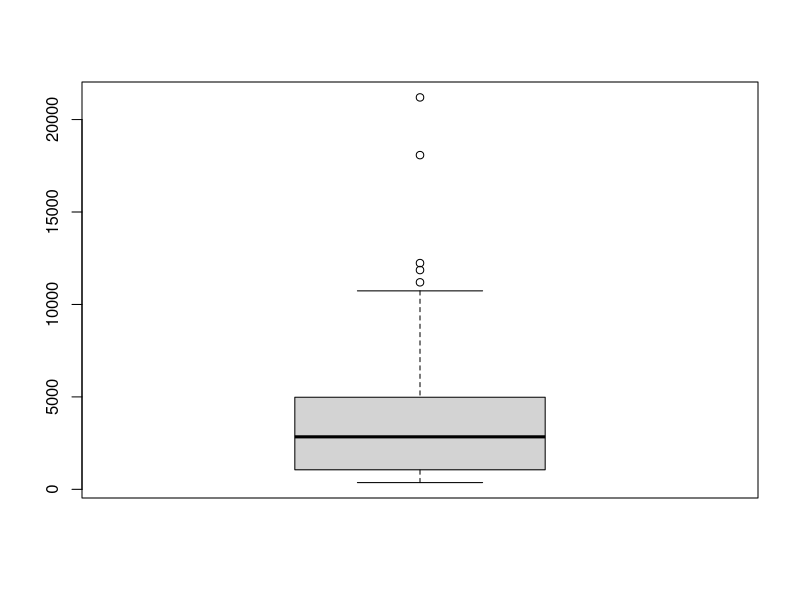
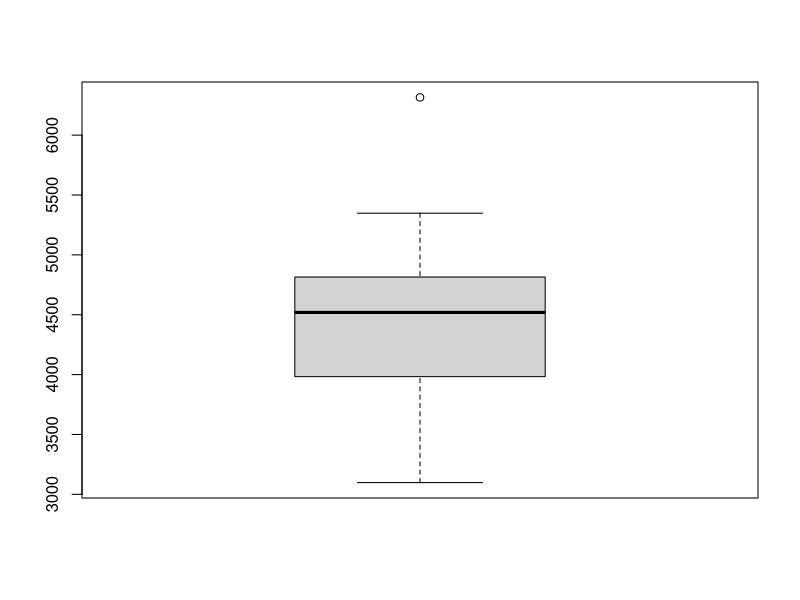
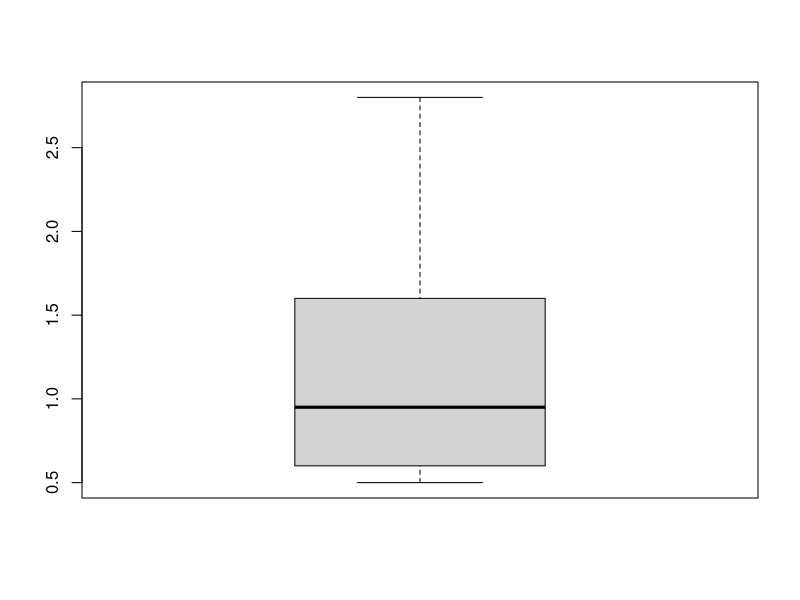
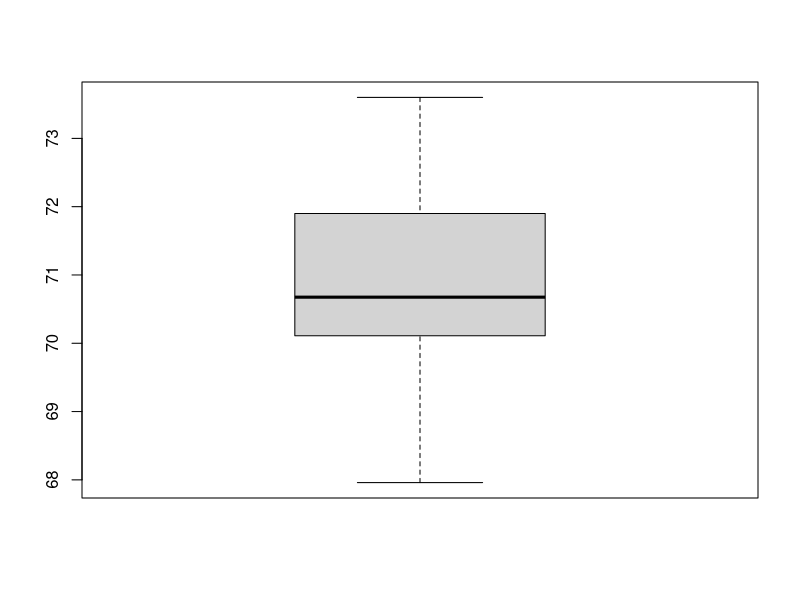
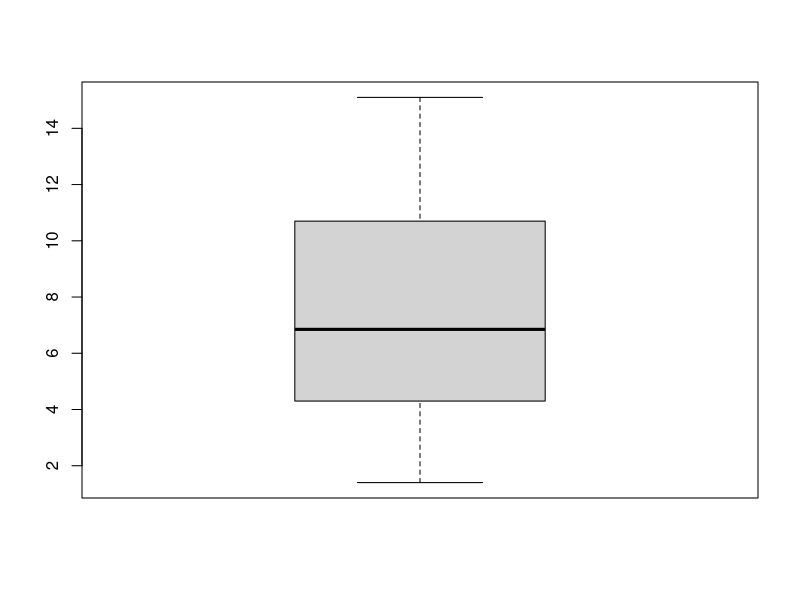
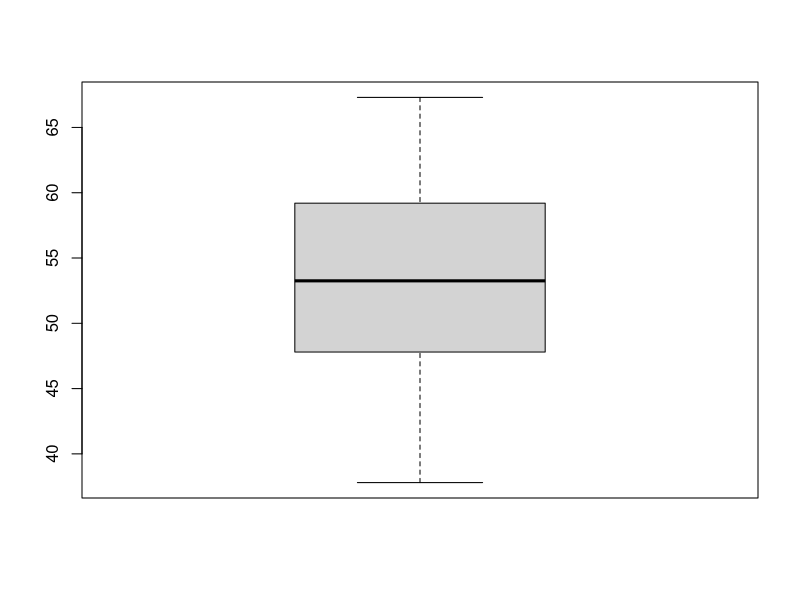
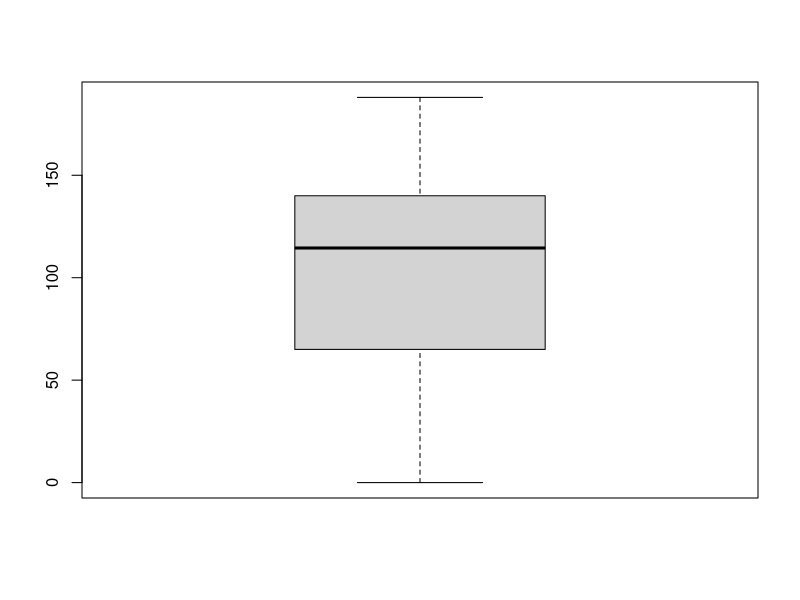
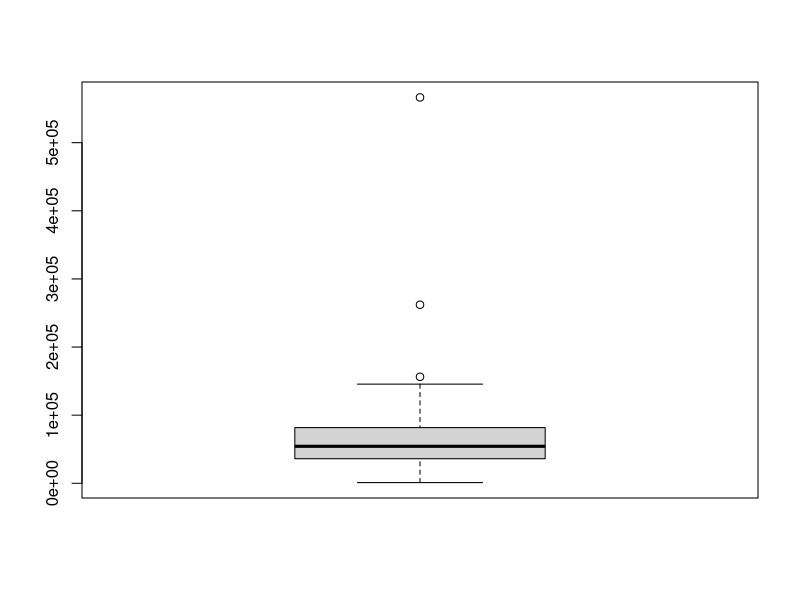

Write the R code that produced these figures, in order.
#김은민
#2019-12-04
#
#문제1) 다음과 같이 결측값이 포함된 데이터셋 ds를 생성한 후, 다음 문제를 해결하기 위한 R 코드를 작성하시오.

ds <- state.x77
ds[2,3] <- NA; ds[3,1] <- NA; ds[2,4] <- NA; ds[4,3] <- NA
head(ds)

#(1) 각 열별로 결측값이 몇 개인지 출력하시오.
na_count <- apply(ds,2,function(y) sum(is.na(y)))
na_count

#(2) 결측값이 포함된 행들의 데이터를 출력하시오.
ds[!complete.cases(ds),]


#(3) 결측값이 포함된 행은 몇 개인지 출력하시오.
rowSums(is.na(ds))
rowSums(is.na(ds))>0
sum(rowSums(is.na(ds))>0)


#(4) 결측값이 포함된 행들을 제외하고 새로운 데이터셋 ds.new를 만들어보시오.
ds.new <- ds[complete.cases(ds),]
ds.new








#문제2) 다음과 같이 state.x77 데이터셋을 st에 저장한 후 다음 문제를 해결하기위한 R 코드를 작성하시오.

st <- data.frame(state.x77)

#(1) st의 각 변수(열)들에 대해 특이값이 존재하는지 상자그림을 그려 확인하시오.

boxplot(st$Population)  #존재
boxplot(st$Income)      #존재
boxplot(st$Illiteracy)
boxplot(st$Life.Exp)
boxplot(st$Murder)
boxplot(st$HS.Grad)
boxplot(st$Frost)
boxplot(st$Area)        #존재



#(2) 특이값이 존재하는 경우 이상치를 NA로 대체하여 저장하시오.

for(i in c(1,2,8)) {
  out.val <- boxplot.stats(st[,i])$out
  st[,i][st[,i] %in% out.val ] <- NA
}

head(st)


#(3) st에서 NA가 존재하는 행들을 제거하여 st2에 저장하시오.
st2 <- st[complete.cases(st),]
 








#문제3) 
#R에서 제공하는 airquality 데이터셋에 대해 다음의 문제를 해결하기 위한 R 코드를 작성하시오.

#(1) airquality를 AQ에 저장하시오.
AQ <- airquality
AQ
head(AQ)

#(2) AQ에서 열별로 NA의 개수를 출력하시오.
col_na <- function(y){
  return(sum(is.na(y)))
}
na_count <- apply(AQ,2,col_na)
na_count


#(3) AQ에서 행별로 NA의 개수를 출력하시오.
na_count2 <- apply(AQ,1,col_na)
na_count2

#(4) AQ에서 NA를 포함하지 않은 행들만 출력하시오.
AQ[complete.cases(AQ),]



#(5) AQ에서 NA를 NA가 속한 열의 평균값으로 치환하여 AQ2로 저장하고, AQ2의 내용을 출력하시오.      ###### 다시풀기


for(i in 1:6){
  for(j in 1:153){
    if(is.na(AQ[j,i])==TRUE) {AQ[j,i] <- apply(AQ[complete.cases(AQ),],2,mean)[i]
  }
  } 
}
AQ




#문제4) R에서 제공하는 state.x77 데이터셋에 대하여 다음 문제를 해결하기 위한 R 코드를 작성하시오.
install.packages("dplyr")           
library(dplyr)
set <- data.frame(state.x77)

#(1) state.x77 데이터셋을 Population(인구수)를 기준으로 오름차순 정렬하시오.

set[order(set$Population),]

set1 <- set %>% arrange(Population)
set1


#(2) state.x77 데이터셋을 Income(소득)을 기준으로 내림차순 정렬하시오.

set[order(set$Income,decreasing=T),]



#(3) Illiteracy(문맹률)가 낮은 상위 10개 주의 이름과 문맹률을 출력하시오.	                 ####다시풀기
set %>% arrange(Illiteracy) %>% 
  select(Illiteracy) %>% 
  head(10)


head(set[order(set$Illiteracy),],10)
as.matrix(head(set[order(set$Illiteracy),],10))[,3]








#문제5) R에서 제공하는 mtcars 데이터셋에 대하여 다음 문제를 해결하기 위한 R코드를 작성하시오.
#(1) mtcars 데이터셋을 gear(기어)의 개수에 따라 그룹을 나누어 mt.gear에 저장하시오.(단, split() 함수를 사용)
mt.gear <- split(mtcars,mtcars$gear)
mt.gear


#(2) mt.gear에서 gear(기어)의 개수가 4인 그룹의 데이터를 출력하시오.
mt.gear$`4`


#(3) mt.gear에서 gear(기어)의 개수가 3인 그룹과 5인 그룹의 데이터를 합쳐서 mt.gear.35에 저장하고 내용을 출력하시오.    ###이름 안나와도 되나?
mt.gear.35 <-bind_rows(mt.gear$'3',mt.gear$`5`)
mt.gear.35



#(4) mtcars 데이터셋에서 wt(중량)가 1.5~3.0 사이인 행들을 추출하여 출력하시오.
mtcars %>% filter(wt>=1.5&wt<=3)







#문제6) 다음의 문제를 해결하기 위한 R코드를 작성하시오.
#다음과 같이 데이터프레임 authors와 books를 생성하고 authors와 books의 내용을 출력하시오.	

authors <- data.frame( surname = c( "Twein", "Venables", "Tierney", "Ripley", "McNeil" ),
                       nationality = c( "US", "Australia", "US", "UK", "Australia" ),
                       retired = c( "yes", rep( "no", 4 ) ) )
authors
books <- data.frame( name = c( "Johns", "Venables", "Tierney", "Ripley", "Ripley", "McNeil" ),
                     title = c( "Exploratory Data Analysis", 
                                "Modern Applied Statistics ...",
                                "LISP-STAT",
                                "Spatial Statistics", "Stochastic Simulation",
                                "Interactive Data Analysis" ),
                     other.author = c( NA, "Ripley", NA, NA, NA, NA ) )
books

#(1) surname과 name을 공통 열로 하여 authors와 books를 병합하여 출력하시오(두 데이터프레임에서 공통 열의 값이 일치하는 것들만 병합).
merge(authors,books,by.x=c("surname"),by.y=c("name"))


#(2) surname과 name을 공통 열로 하여 authors와 books를 병합하여 출력하되 authors의 행들이 모두 표시되도록 하시오.
merge(authors,books,by.x=c("surname"),by.y=c("name"),all.x = T)

#(3) surname과 name을 공통 열로 하여 authors와 books를 병합하여 출력하되 books의 행들은 모두 표시되도록 하시오.
merge(authors,books,by.x=c("surname"),by.y=c("name"),all.y =T)


#(4) surname과 other.author를 공통 열로 하여 authors와 books를 병합하여 출력하시오.	
merge(authors,books,by.x=c("surname"),by.y=c("other.author"),all = T)

